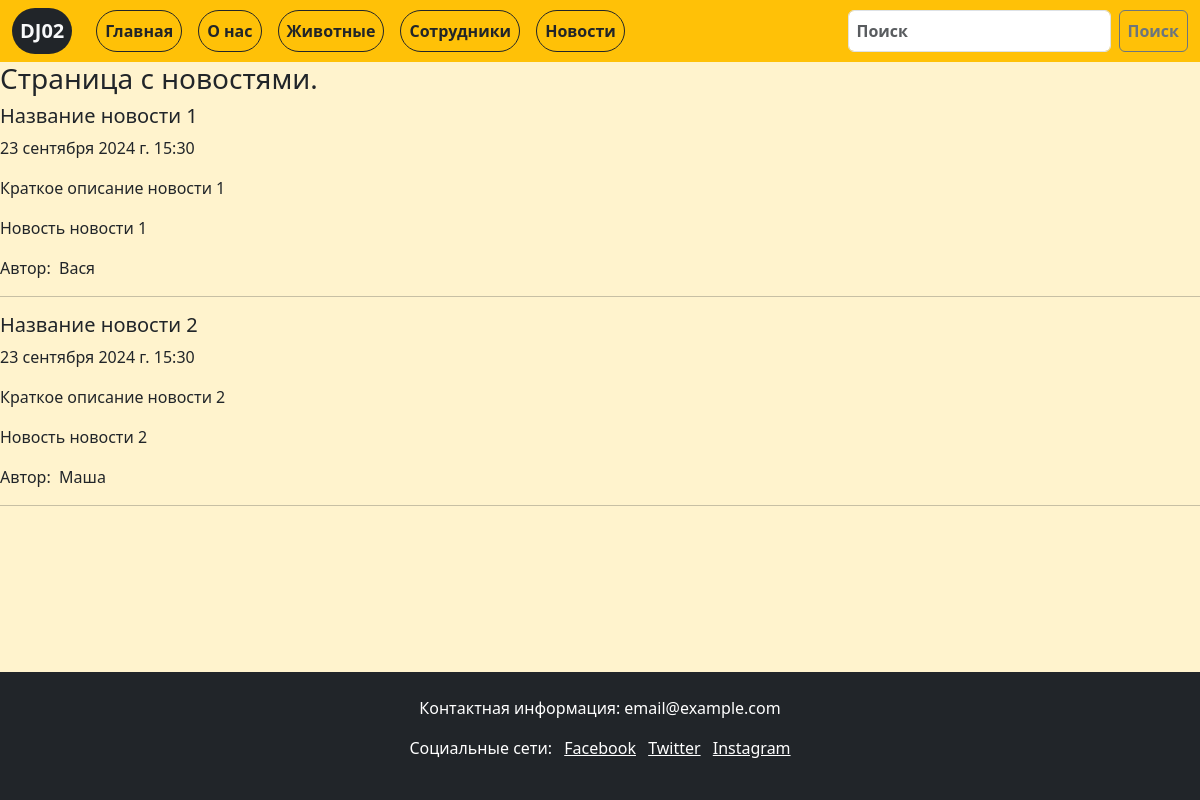
Page /news/ on the committed database.
### news/models.py (models this page shows, shortened)
class News_post(models.Model):
    title = models.CharField('Название новости', max_length=50)
    short_description = models.CharField('Краткое описание', max_length=200)
    text = models.TextField('Новость')
    date = models.DateTimeField('дата публикации')
    author = models.CharField('Автор', max_length=50)
    class Meta:
        verbose_name = 'Новость'
        verbose_name_plural = 'Новости'

### news/views.py (the view)
# urls.py: 2. Add a URL to urlpatterns:  path('', views.home, name='home')
def home(request):
    news = News_post.objects.all()
    return render(request, 'news/news.html', {'news': news})

### news/templates/news/news.html (shortened to what this page needs)
{% extends 'main/layout.html' %}
{% block content %}
	<h3> Страница с новостями. </h3>
{% for new in news %}
<dev>
	<h5>{{ new.title }}</h5>
	<p>{{ new.date }}</p>
	<p>{{ new.short_description }}</p>
	<p>{{ new.text }}</p>
	<p>Автор:&nbsp; {{ new.author }}</p>
	<hr>
</dev>
{% endfor %}
{% endblock %}

### main/templates/main/layout.html (shortened to what this page needs)
{% load static %}
<!doctype html>
<html lang="en">
<head>
	<link rel="stylesheet" href="{% static 'main/css/main.css' %}">
	<link href="https://cdn.jsdelivr.net/npm/bootstrap@5.3.3/dist/css/bootstrap.min.css" rel="stylesheet">
</head>
<body class="bg-warning-subtle" style="display: flex; flex-direction: column; min-height: 100vh;">
	{% include 'main/nav.html' %}
	<div class="content" style="flex:1">
		{% block content %}{% endblock %}
	</div>
	{%include 'main/footer.html' %}
</body>
</html>

### main/templates/main/nav.html (shortened to what this page needs)
<nav class="navbar navbar-expand-lg bg-warning">
  <div class="container-fluid">
    <a class="navbar-brand bg-dark fw-semibold text-light rounded-pill p-2" href="#">DJ02</a>
    <div class="collapse navbar-collapse" id="navbarSupportedContent">
      <ul class="navbar-nav me-auto mb-2 mb-lg-0">
        <li class="nav-item">
          <a class="nav-link active fw-semibold text-dark border border-dark rounded-pill p-2 mx-2" href="{% url 'index' %}">Главная</a>
        </li>
        <li class="nav-item">
          <a class="nav-link active fw-semibold text-dark border border-dark rounded-pill p-2 mx-2" href="{% url 'about' %}">О нас</a>
        </li>
        <li class="nav-item">
          <a class="nav-link active fw-semibold text-dark border border-dark rounded-pill p-2 mx-2" href="{% url 'animals' %}">Животные</a>
        </li>
        <li class="nav-item">
          <a class="nav-link active fw-semibold text-dark border border-dark rounded-pill p-2 mx-2" href="{% url 'personal' %}">Сотрудники</a>
        </li>
        <li class="nav-item">
          <a class="nav-link active fw-semibold text-dark border border-dark rounded-pill p-2 mx-2" href="{% url 'news_home' %}">Новости</a>
        </li>
      </ul>
      <form class="d-flex" role="search">
        <input class="form-control me-2 fw-semibold text-dark p-2" type="search" placeholder="Поиск" aria-label="Поиск">
        <button class="btn btn-outline-secondary fw-semibold p-2" type="submit">Поиск</button>
      </form>
    </div>
  </div>
</nav>

### main/templates/main/footer.html
<footer class="bg-dark text-white mt-5 p-4 text-center">
        <p>Контактная информация: email@example.com</p>
        <p>Социальные сети:
            <a href="#" class="text-white ms-2">Facebook</a>
            <a href="#" class="text-white ms-2">Twitter</a>
            <a href="#" class="text-white ms-2">Instagram</a>
        </p>
</footer>

### rows in the picture
News_post: title "Название новости 1", date "23 сентября 2024 г. 15:30", short_description "Краткое описание новости 1", text "Новость новости 1", author "Вася"
News_post: title "Название новости 2", date "23 сентября 2024 г. 15:30", short_description "Краткое описание новости 2", text "Новость новости 2", author "Маша"
